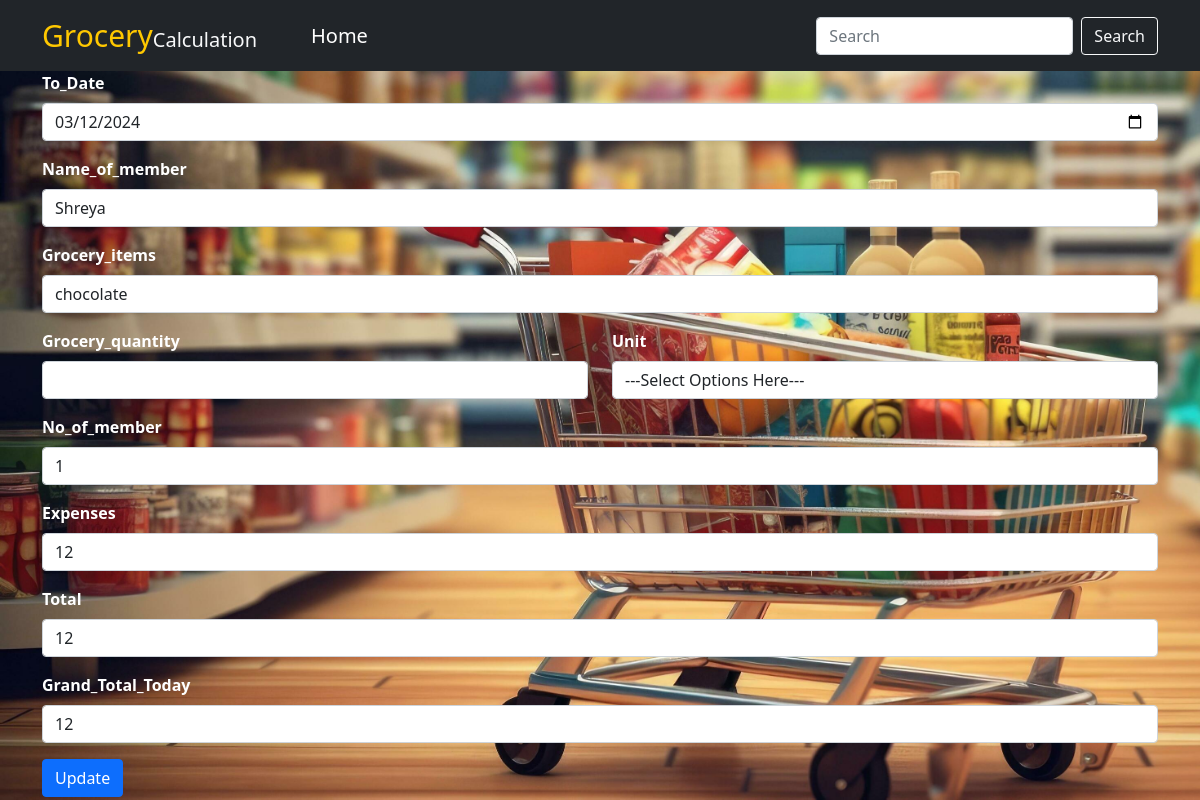
The page /update.php?id=3 on the database its author committed.
### tables this page shows
CREATE TABLE `grocery_recor` (
  `Id` int NOT NULL,
  `To_Date` varchar(250) NOT NULL,
  `Name_of_member` varchar(250) NOT NULL,
  `Grocery_items` varchar(150) NOT NULL,
  `Grocery_quantity` varchar(100) NOT NULL,
  `Grocery_unit` varchar(150) NOT NULL,
  `No_of_member` varchar(100) NOT NULL,
  `Expenses` varchar(250) NOT NULL,
  `Total` varchar(300) NOT NULL,
  `Grand_Total_Today` varchar(300) NOT NULL
);

### update.php (the view, shortened to what this page needs)
<?php
include ('config_db.php');
?>
<!doctype html>
<html lang="en">
<head>
    <link href="https://cdn.jsdelivr.net/npm/bootstrap@5.0.2/dist/css/bootstrap.min.css" rel="stylesheet">
</head>
    <body style="background-image: url('image/grocery_img.jpeg');background-repeat: no-repeat; background-size: cover; background-attachment: fixed;">
    <nav class="navbar navbar-expand-lg bg-dark" id="">
      <div class="container">
        <a class="navbar-brand text-light" href="" id="logo"
          ><span style="color: #ffc800; font-size: 30px">Grocery</span>Calculation</a
        >
        <div class="collapse navbar-collapse" id="navbarSupportedContent">
          <ul class="navbar-nav me-auto mb-2 mb-lg-0" style="margin-left: 20px">
            <li class="nav-item" style="margin-left: 10px">
              <a
                class="nav-link"
                style="color: white; font-size: 20px"
                aria-current="page"
                href="index.html">Home
              </a>
            </li>
          </ul>
          <form class="d-flex" id="search">
            <input
              class="form-control me-2"
              type="search"
              placeholder="Search"
              aria-label="Search"/>
            <button class="btn btn-outline-light" type="submit">Search</button>
          </form>
        </div>
      </div>
    </nav>
    <?php
    $id = $_GET['id'];
$fetchDetails = mysqli_query($var, "SELECT * FROM grocery_recor WHERE id = '$id'");
if ($row = mysqli_fetch_assoc($fetchDetails))
{
    $ur_dat = $row['To_Date'];
    $membname = $row['Name_of_member'];
    $gro_item = $row['Grocery_items'];
    $gro_quan = $row['Grocery_quantity'];
    $gro_uni= $row['Grocery_unit'];
    $consu_by = $row['No_of_member'];
    $expen = $row['Expenses'];
    $total_expen = $row['Total'];
    $grand_total = $row['Grand_Total_Today'];
}
?>
    <div class="container">
        <form method="POST">
            <div class="mb-3">
                <b><label class="form-label" style="color: white;">To_Date</label></b>
                <input type="date" class="form-control" name="date" id="date" value="<?php echo $ur_dat; ?>">
            </div>
            <div class="mb-3">
                <b><label class="form-label" style="color: white;">Name_of_member</label><b>
                <input type="text" class="form-control" name="name_of_member" value="<?php echo $membname; ?>">
            </div>
            <div class="mb-3">
                <b><label class="form-label" style="color: white;">Grocery_items</label><b>
                <input type="text" class="form-control" name="grocery_items" value="<?php echo $gro_item; ?>">
            </div>
              <div class="mb-3">
                  <div class="row justify-content-start">
                    <div class="col-6">
                      <b><label class="form-label" style="color: white; font-size: ;">Grocery_quantity</label></b>
                    <input type="number" class="form-control" name="grocery_quantity" id="grocery_quantity" min="0" value="<?php $gro_quan; ?>">
                    </div>
                    <div class="col-6">
                    <b><label class="form-label" style="color: white;">Unit</label></b>
                    <select id="grocery_unt" name="grocery_unt" class="form-control" value="<?php $gro_uni; ?>">
                    <option value="">---Select Options Here---</option>
                  </select>
                    </div>
                  </div>
                </div>
           <div class="mb-3">
                <b><label class="form-label" style="color: white;">No_of_member</label></b>
                <input type="number" class="form-control" name="no_of_memeber" value="<?php echo $consu_by; ?>">
            </div>
            <div class="mb-3">
                <b><label class="form-label" style="color: white;">Expenses</label></b>
                <input type="number" class="form-control" name="expenses" value="<?php echo $expen; ?>">
            </div>
            <div class="mb-3">
                <b><label class="form-label" style="color: white;">Total</label></b>
                <input type="number" class="form-control" name="total" value="<?php echo $total_expen; ?>">
            </div>
            <div class="mb-3">
                <b><label class="form-label" style="color: white;">Grand_Total_Today</label></b>
                <input type="number" class="form-control" name="grand_total_today" value="<?php echo $grand_total; ?>">
            </div>
            <button type="update" class="btn btn-primary" name="update">Update</button>
        </form>
    </div>
</body>
</html>

### rows shown on the page
grocery_recor: date "03/12/2024", name_of_member "Shreya", grocery_items "chocolate", no_of_memeber "1", expenses "12", total "12", grand_total_today "12"
